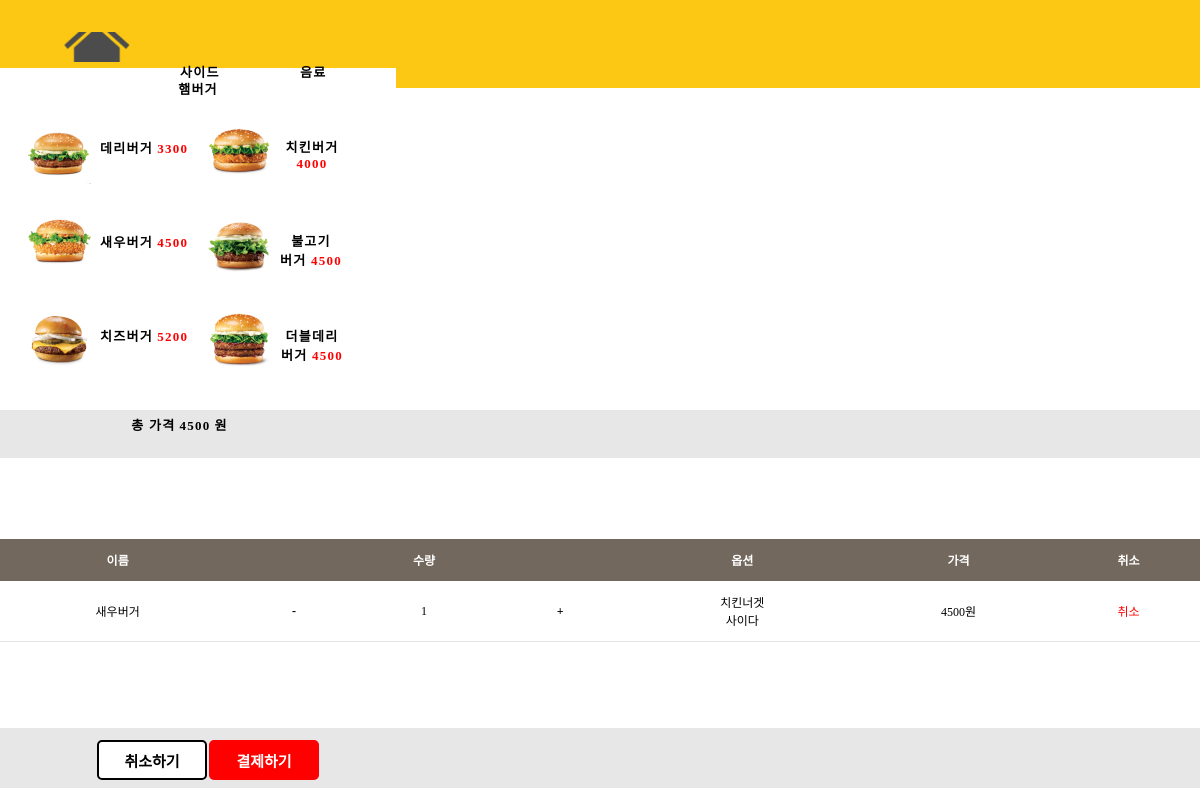
The page /fastfoodbuger on the database its author committed.
### api/models.py (models this page shows)
class Cart(models.Model):
    menu = models.ForeignKey(Menu, on_delete=models.CASCADE)
    menuQuantity = models.IntegerField(default=0)
    option1 = models.CharField(max_length=100, default="핫")
    option2 = models.CharField(max_length=100, default="기본")
    totalPrice = models.IntegerField(default=0)

class Menu(models.Model):
    menuName = models.CharField(max_length=1000, default="unknown")
    menuPrice = models.IntegerField(default=0)

### main/views.py (the view)
# urls.py: path('fastfoodbuger', views.fastfoodbuger, name='fastfoodbuger'),
def fastfoodbuger(request):
    carts = Cart.objects.all()
    total = 0
    for cart in carts:
        total += cart.totalPrice
    return render(request,'fastfoodbuger.html', {'carts':carts, 'total':total})

### main/templates/fastfoodbuger.html (shortened to what this page needs)
<!DOCTYPE html>
{% load static %}
<html lang="en">
<head>
  <link rel="stylesheet" href="static/fastfoodburger.css" />
</head>
<body>
  <div class="main-2">
    <img class="home-button" src="static/img/home-button0.png" onclick="window.location.href='/'"/>
    <div class="rectangle-120"></div>
    <div class="board"></div>
    <div class="hamburguer-button" >
      <div class="text-bold">햄버거</div>
    </div>
    <div id="burger-button" class="teriburger-button" onclick="openMenuConfirmationPopup(this, '데리버거', false, false)">
      <div class="teriburger-retangle"></div>
      <img class="teriburger" src="static/img/teriburger.png" />
      <div class="price-3300">
        <span>
          <span class="text-bold-3300">데리버거</span>
          <span class="price-red-3300">3300</span>
        </span>
      </div>
    </div>
    <div id="burger-button" class="chicken-button" onclick="openMenuConfirmationPopup(this, '치킨버거', false, false)">
      <img class="chicken" src="static/img/chickenburger.png" />
      <div class="price-4000">
        <span>
          <span class="text-bold-4000">치킨버거</span>
          <span class="price-red-4000">4000</span>
        </span>
      </div>
    </div>
    <div id="burger-button" class="shrimpburger-button" onclick="openMenuConfirmationPopup(this, '새우버거', false, false)">
      <div class="shrimp-retangle"></div>
      <div class="price-4500">
        <span>
          <span class="text-bold-4500">새우버거</span>
          <span class="price-red-4500">4500</span>
        </span>
      </div>
      <img class="shrimpburger" src="static/img/shrimpburger.png" />
    </div>
    <div id="burger-button" class="bulgogiburger-button" onclick="openMenuConfirmationPopup(this, '불고기버거', false, false)">
      <div class="price-45002">
        <span>
          <span class="text-bold-45002">불고기<br>버거</span>
          <span class="price-red-45002">4500</span>
        </span>
      </div>
      <img class="bulgogiburger" src="static/img/bulgogiburger.png" />
    </div>
    <div id="burger-button" class="cheeseburger-button" onclick="openMenuConfirmationPopup(this, '치즈버거', false, false)">
      <div class="cheeseburger-retangle"></div>
      <div class="price-5200">
        <span>
          <span class="text-bold-5200">치즈버거</span>
          <span class="price-red-5200">5200</span>
        </span>
      </div>
      <img class="cheeseburger" src="static/img/cheeseburger.png" />
    </div>
    <div id="burger-button" class="doubleteriburger-button" onclick="openMenuConfirmationPopup(this, '더블데리버거', false, false)">
      <div class="doubleteriburger-retangle"></div>
      <div class="price-45003">
        <span>
          <span class="text-bold-45003">더블데리버거</span>
          <span class="price-red-45003">4500</span>
        </span>
      </div>
      <img class="doubleteriburger" src="static/img/doubleteriburger.png" />
    </div>
    <div class="text-right-div2">사이드</div>
    <div class="text-right-div3">음료</div>
    <div class="gray-rectangle"></div>
    <div class="order-summary">
      <span>
        <span class="text-bold-0">총 가격</span>
        <span class="text-bold-0-2">{{ total }}</span>
        <span class="text-bold-0-3">원</span>
      </span>
    </div>
    <div class="checklist-retangle">
      <table>
        <thead>
        <tr>
            <th>이름</th>
            <th></th>
            <th>수량</th>
            <th></th>
            <th>옵션</th>
            <th>가격</th>
            <th>취소</th>
        </tr>
        </thead>
        <tbody>
          {% for cart in carts %}
        <tr>
            <td>{{ cart.menu.menuName }}</td>
            <td onclick="changeQuantity(-1, '{{ cart.id }}')"> <b>&nbsp;&nbsp;-&nbsp;&nbsp;</b></td>
            <td>{{ cart.menuQuantity }}</td>
            <td onclick="changeQuantity(1, '{{ cart.id }}')"> <b>&nbsp;&nbsp;+&nbsp;&nbsp;</b> </td>
            <td>{{ cart.option1 }}<br> {{ cart.option2 }}</td>
            <td>{{ cart.totalPrice }}원</td>
            <td style="color: red" onclick="deleteCart('{{ cart.id }}')">취소</td>
        </tr>
        {% endfor %}
        </tbody>
    </table>
    </div>
    <div class="cancel-button">
      <div class="cancel-retangle"></div>
      <div class="text-right">취소하기</div>
    </div>
    <div class="payment-button" onclick="pay()">
      <div class="payment-retangle" ></div>
      <div class="text-right">결제하기</div>
    </div>
    </div>
</body>
</html>

### rows shown on the page
Cart: menu.menuName "새우버거", menuQuantity "1", option1 "치킨너겟", option2 "사이다", totalPrice "4500"

### other values the page prints
{{ total }} "4500"
